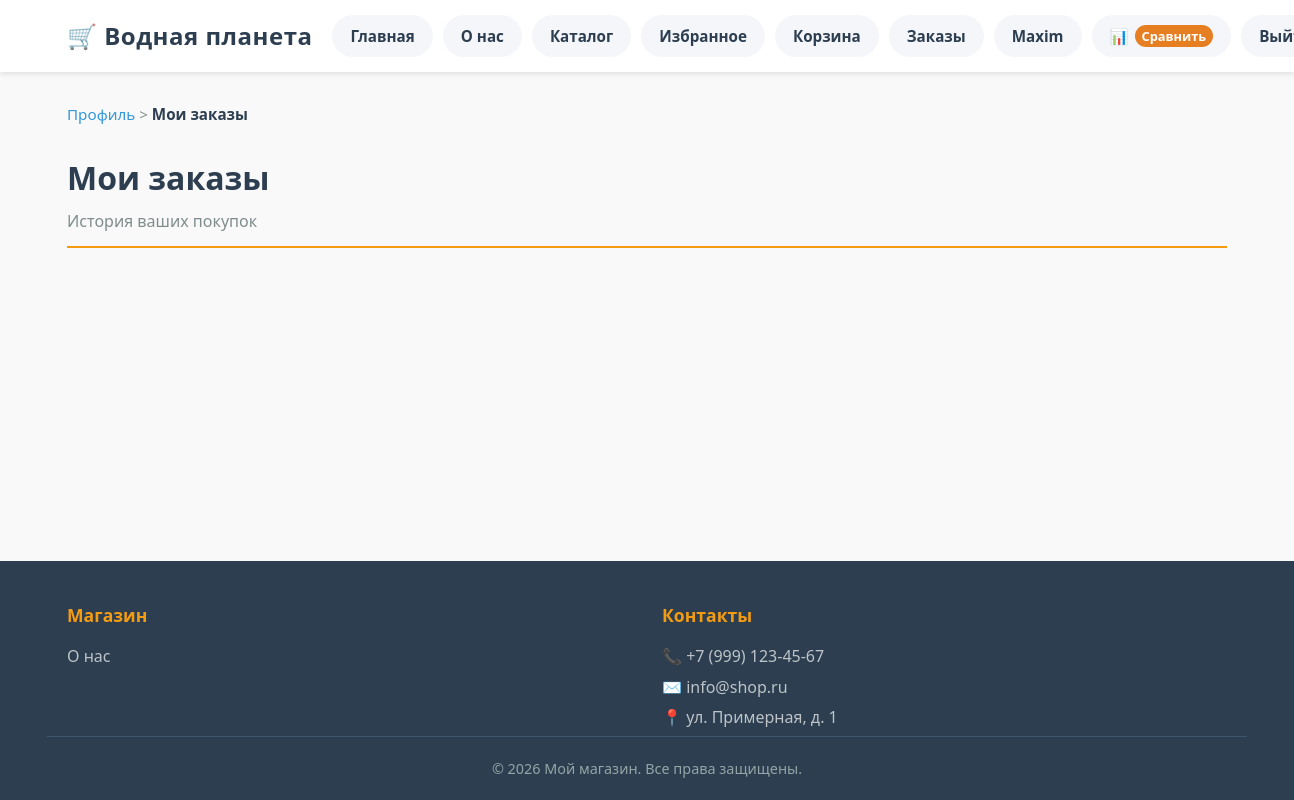
/products/orders (signed in), run on an earlier commit of the app's database.
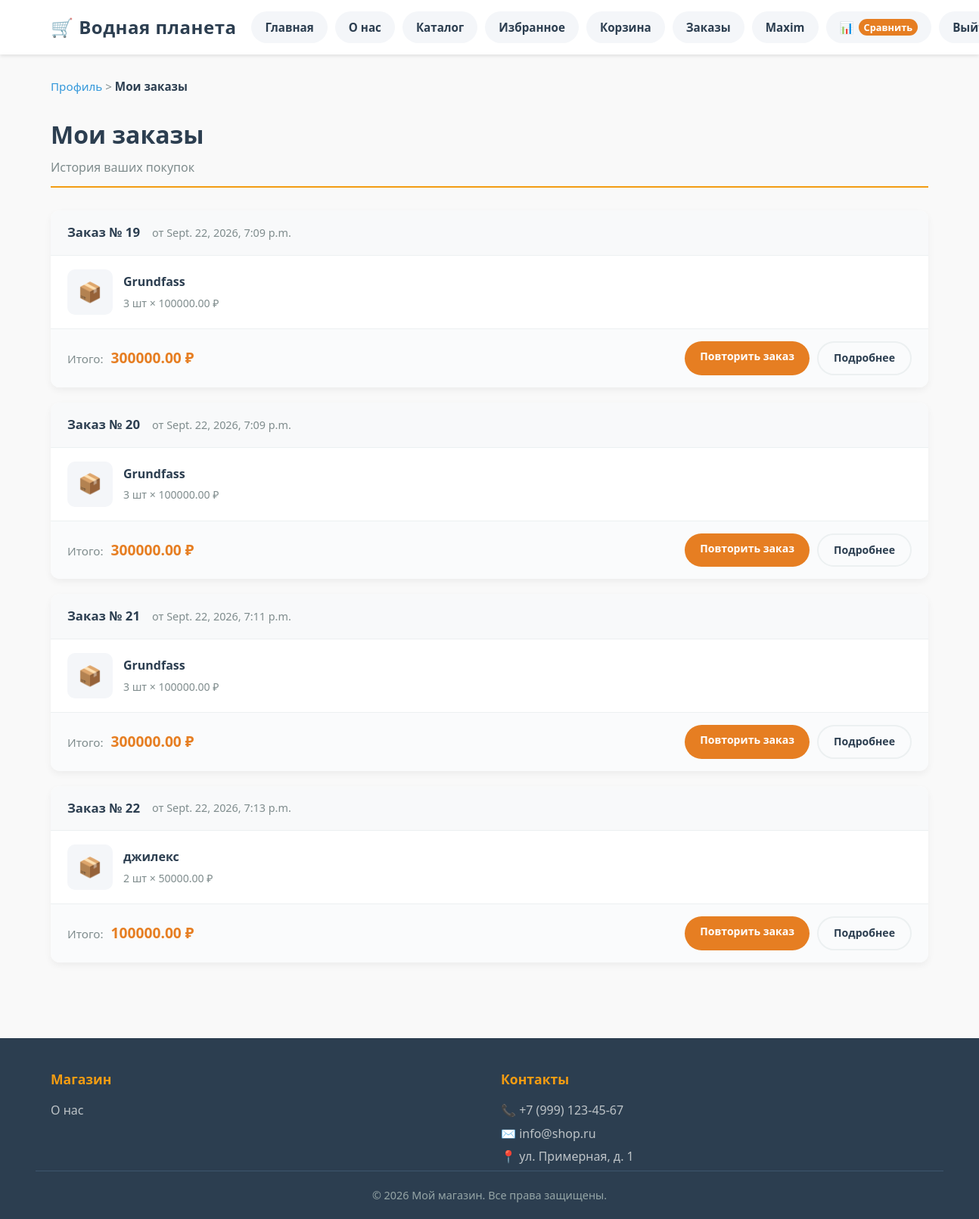
And on a later commit of the database.
### products/models.py (models this page shows, shortened)
class Order(models.Model):
	user = models.ForeignKey(User, on_delete=models.CASCADE)
	product = models.ForeignKey(Product, on_delete=models.CASCADE)
	quantity = models.PositiveIntegerField(default=1)
	date = models.DateTimeField(auto_now_add=True)
	def summ(self):
		return self.quantity * self.product.price

class Product(models.Model):
	name = models.CharField(max_length=128, unique=True)
	image = models.ImageField(upload_to="products_media/", blank=True)
	description = models.TextField(blank=True)
	short_description = models.CharField(max_length=128, blank=True)
	price = models.DecimalField(max_digits=10, decimal_places=2)
	quantity = models.PositiveIntegerField(default=1)
	length = models.PositiveIntegerField()
	width = models.PositiveIntegerField()
	height = models.PositiveIntegerField()
	power = models.PositiveIntegerField(blank=True)
	life = models.PositiveIntegerField()
	category = models.ForeignKey(ProductCategory, on_delete=models.CASCADE)

### products/views.py (the view)
# urls.py: path('orders', orders, name='orders'),
def orders(request):
	context = {
		'title': 'Заказы',
		'products': Order.objects.filter(user=request.user),
		'baskets': [basket.product for basket in Baskets.objects.filter(user=request.user)],
		'bask': Baskets.objects.filter(user=request.user),
		'favorites': [favorite.product for favorite in Favorites.objects.filter(user=request.user)],
		'fav': Favorites.objects.filter(user=request.user),
		'compares': Compare.objects.filter(user=request.user),
		'comp': [compare.product for compare in Compare.objects.filter(user=request.user)],
	}
	return render(request, 'products/orders.html', context=context)

### products/templates/products/orders.html
{% extends "products/base.html" %}
{% load static %}
{% block css %}
<link href="{% static 'css/orders.css' %}" rel="stylesheet">
{% endblock %}
{% block content %}
<main class="main">
    <div class="container">
        <nav class="breadcrumbs">
            <a href="{% url 'users:profile' %}">Профиль</a> &gt;
            <span>Мои заказы</span>
        </nav>
        <div class="orders-header">
            <h1>Мои заказы</h1>
            <p>История ваших покупок</p>
        </div>
        <div class="orders-list">
            {% for order in products %}
            <article class="order-card">
                <a href="{% url 'products:product_detail' order.product.id %}" class="order-card__link" aria-label="Заказ № {{ order.id }}"></a>
                <div class="order-card__header">
                    <div class="order-card__info">
                        <span class="order-number">Заказ № {{ order.id }}</span>
                        <span class="order-date">от {{ order.date }}</span>
                    </div>
                </div>
                <div class="order-card__body">
                    <div class="order-products">
                        <div class="order-product">
                            <div class="order-product__image">📦</div>
                            <div class="order-product__info">
                                <div class="order-product__name">{{ order.product.name }}</div>
                                <div class="order-product__qty">{{ order.quantity }} шт × {{ order.product.price }} ₽</div>
                            </div>
                        </div>
                    </div>
                </div>
                <div class="order-card__footer">
                    <div class="order-total">
                        Итого: <strong>{{ order.summ }} ₽</strong>
                    </div>
                    <div class="order-actions">
                        <a href="{% url 'products:add_order' order.product.id %}" class="order-btn order-btn--primary">Повторить заказ</a>
                        <a href="#" class="order-btn order-btn--secondary">Подробнее</a>
                    </div>
                </div>
            </article>
            {% endfor %}
        </div>
    </div>
</main>
{% endblock %}

What changed in the data, as far as the page shows it:
added Order: id "19", date "Sept. 22, 2026, 7:09 p.m.", product.name "Grundfass", quantity "3", product.price "100000.00", summ "300000.00"
added Order: id "20", date "Sept. 22, 2026, 7:09 p.m.", product.name "Grundfass", quantity "3", product.price "100000.00", summ "300000.00"
added Order: id "21", date "Sept. 22, 2026, 7:11 p.m.", product.name "Grundfass", quantity "3", product.price "100000.00", summ "300000.00"
added Order: id "22", date "Sept. 22, 2026, 7:13 p.m.", product.name "джилекс", quantity "2", product.price "50000.00", summ "100000.00"
